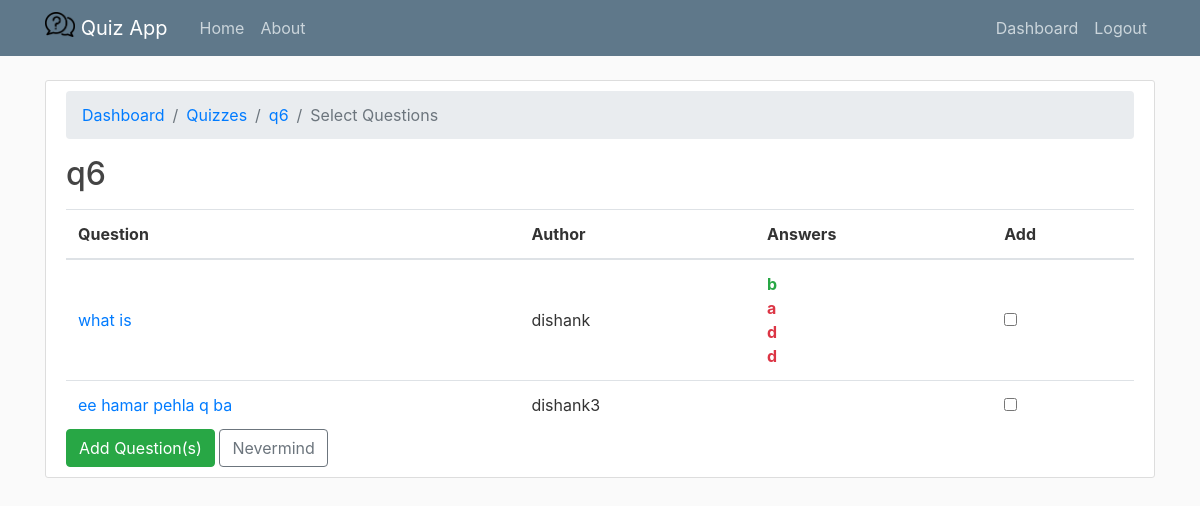
The page /quiz/6/select (signed in) on the database as committed earlier.
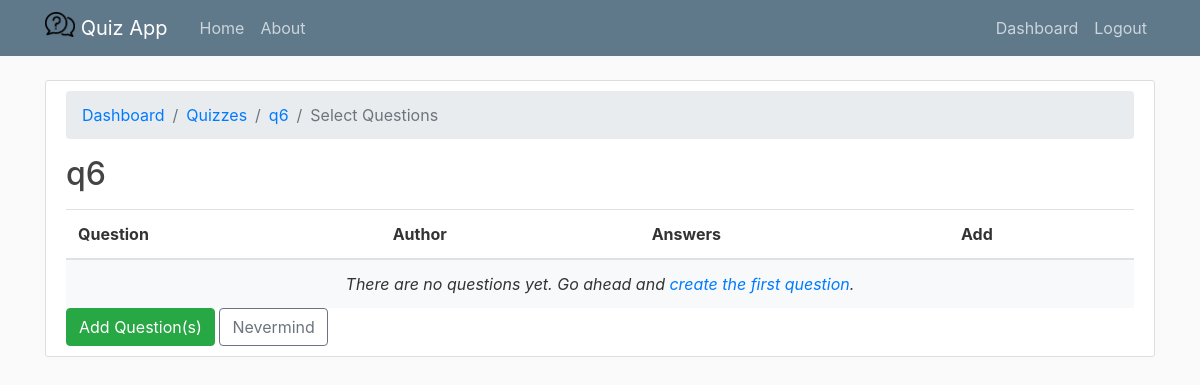
The same page on the database as committed later.
### dashboard/models.py (models this page shows, shortened)
class Question(models.Model):
    text = models.CharField('Question', max_length=255)
    author = models.ForeignKey(Teacher, on_delete=models.CASCADE,related_name='questions')
    def __str__(self):
        return self.text

class Teacher(models.Model):
    user = models.OneToOneField(User, on_delete=models.CASCADE, primary_key=True)
    def __str__(self):
        return self.user.username

class User(AbstractUser):
    is_student = models.BooleanField(default=False)
    is_teacher = models.BooleanField(default=False)

class Answer(models.Model):
    question = models.ForeignKey(Question, on_delete=models.CASCADE, related_name='answers')
    text = models.CharField('', max_length=255)
    is_correct = models.BooleanField('Correct answer', default=False)

### dashboard/views.py (the view, shortened to what this page needs)
# urls.py: path('quiz/<int:pk>/select', SelectQuestionView.as_view(), name='quiz-select'),
@method_decorator(login_required, name='dispatch')
class SelectQuestionView(CreateView):
    model = SelectedQuestion
    def get(self,request,pk):
        quiz = get_object_or_404(Quiz, pk=pk ,author=request.user.teacher)
        some_questions = Question.objects.all()
        selected_questions = quiz.selected_question.all()
        questions = []
        selected = []
        for selected_question in selected_questions:
            selected.append(selected_question.question)
        for some_question in some_questions:
            if(some_question not in selected):
                arr = {"question":some_question,"answers":some_question.answers.all()}
                questions.append(arr)
        return render(request, 'dashboard/question_select.html', {
            'questions': questions,
            'quiz': quiz,
        })

### dashboard/templates/dashboard/question_select.html (shortened to what this page needs)
{% extends "dashboard/base.html" %}
{% load crispy_forms_tags %}
{% block content %}
<div class="content-section">
    <nav aria-label="breadcrumb">
      <ol class="breadcrumb">
        <li class="breadcrumb-item"><a href="{% url 'teacher-dashboard' %}">Dashboard</a></li>
        <li class="breadcrumb-item"><a href="{% url 'quiz-view' %}">Quizzes</a></li>
        <li class="breadcrumb-item"><a href="{% url 'quiz-edit' quiz.pk%}">{{ quiz.title }}</a></li>
        <li class="breadcrumb-item active" aria-current="page">Select Questions</li>
      </ol>
    </nav>
    <h2 class="mb-3">{{quiz.title}}</h2>
    <form method="post" novalidate>
      <div class="table-responsive">
        <table class="table mb-0">
          <thead>
            <tr>
              <th>Question</th>
              <th>Author</th>
              <th>Answers</th>
              <th>Add</th>
            </tr>
          </thead>
          <tbody>
            {% for q in questions %}
              <tr>
                <td class="align-middle">
                    <a href="{% url 'question-edit' q.question.pk%}">{{ q.question.text }}</a>
                </td>
                <td class="align-middle">
                    {{ q.question.author }}
                </td>
                <td class="align-middle">
                    {% for a in q.answers%}
                    {% if a.is_correct %}
                        <strong class="text-success">{{a.text}}</strong>
                    {% else %}
                        <strong class="text-danger">{{a.text}}</strong>
                    {% endif %}
                    <br>
                    {% endfor %}
                </td>
                <td class="align-middle">
                  <input type="checkbox" name = "{{q.question.pk}}" value="{{q.question}}">
                </td>
              </tr>
            {% empty %}
              <tr>
                <td class="bg-light text-center font-italic" colspan="5">There are no questions yet. Go ahead and <a href="{% url 'question-add' %}">create the first question</a>.</td>
              </tr>
            {% endfor %}
          </tbody>
        </table>
      </div>
      <button type="submit" class="btn btn-success">Add Question(s)</button>
      <a href="javascript:history.back(-1)" class="btn btn-outline-secondary" role="button">Nevermind</a>
    </form>
</div>
{% endblock %}

Rows that differ between the two databases and show on the page:
removed Question: question.text "what is", question.author "dishank"
removed Answer: text "b"
removed Answer: text "a"
removed Answer: text "d"
removed Answer: text "d"
no longer on this page (row unchanged): Question: question.text "ee hamar pehla q ba", question.author "dishank3"
Other text that changed with them:
text now shown: "There are no questions yet. Go ahead and create the first question ."
